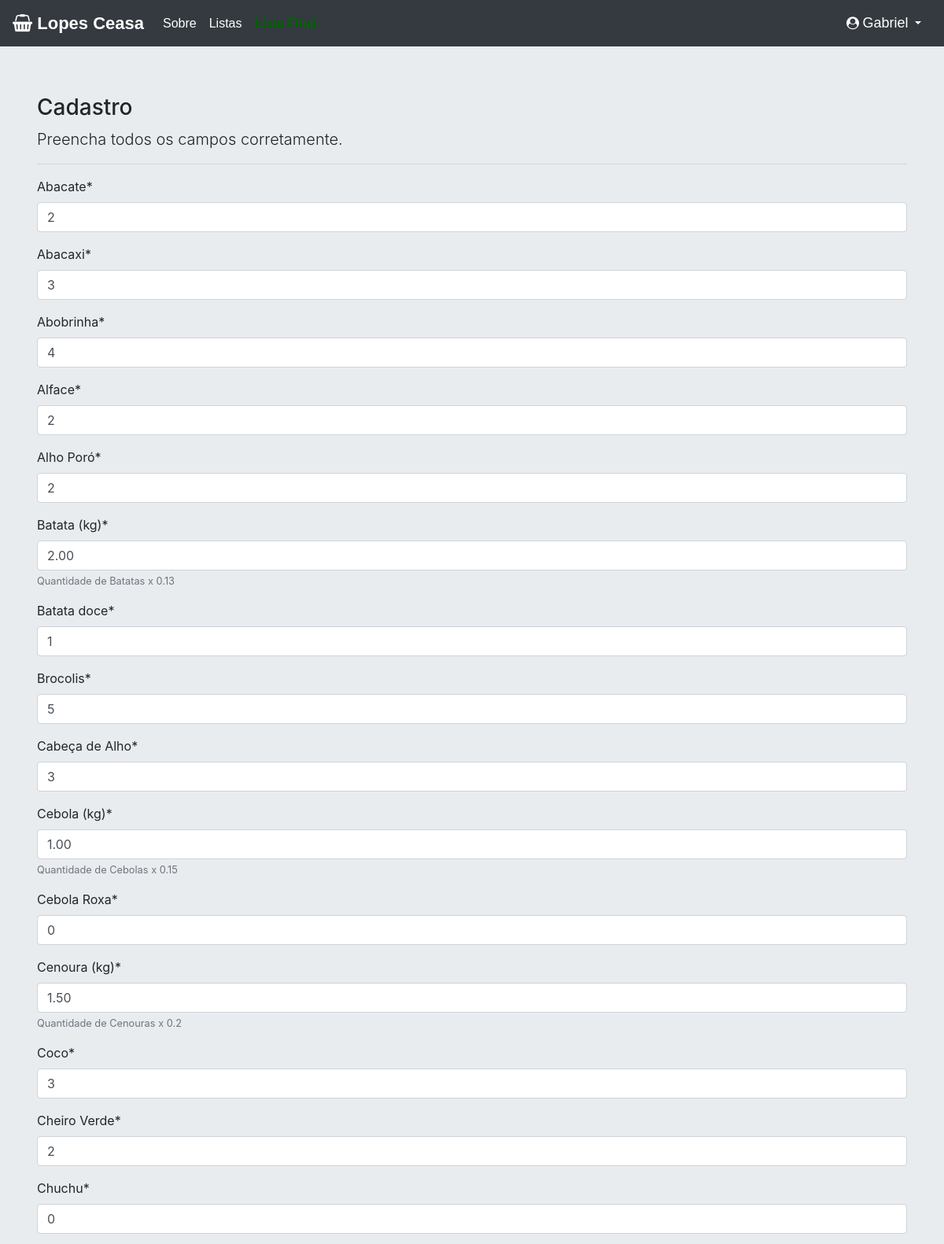
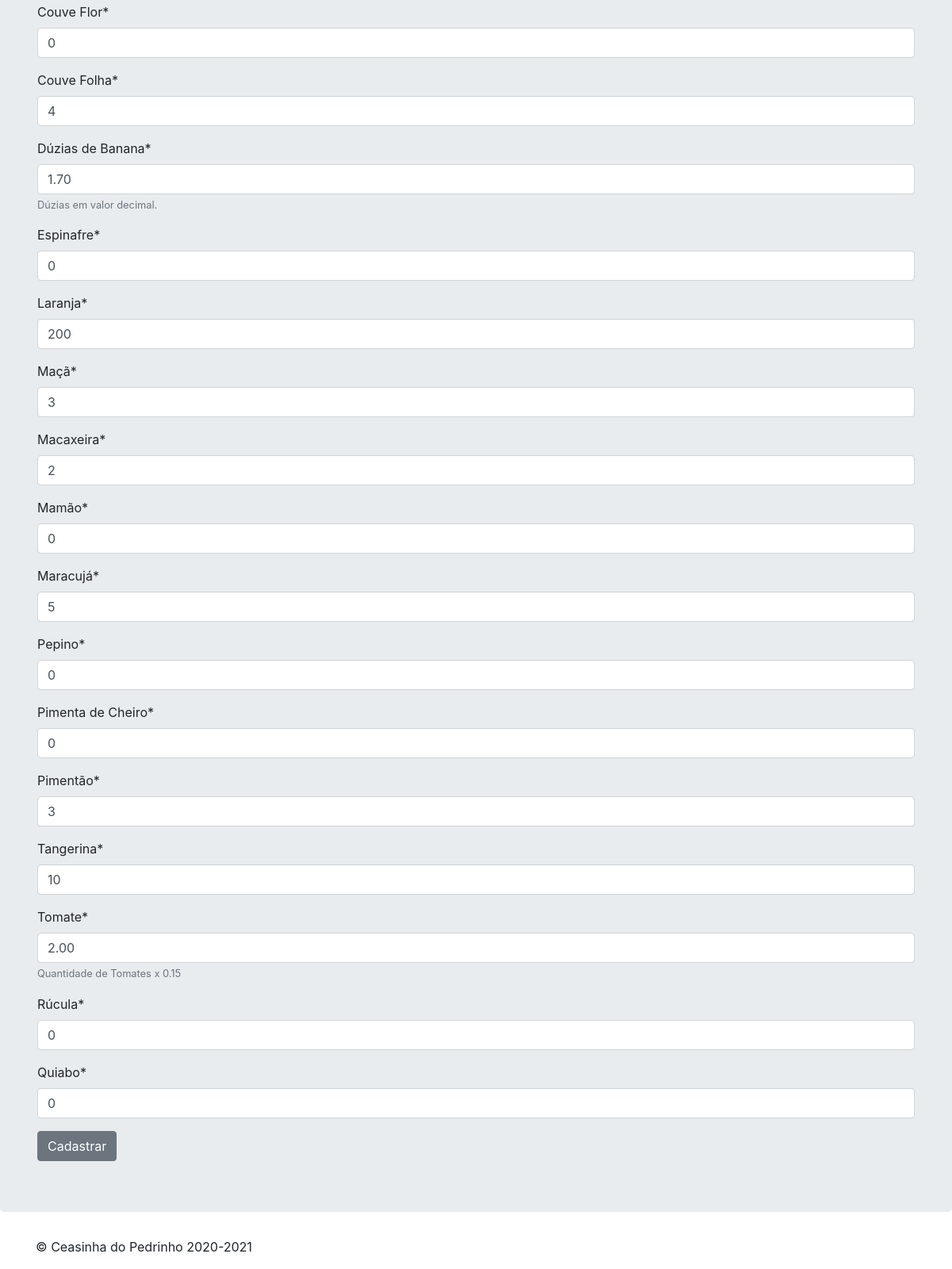
Page /editar/verduras/7 (signed in) on the committed database (2 pictures, top to bottom).
### cadastros/models.py (models this page shows, shortened)
class Verdura(models.Model):
    data = models.DateField(default=timezone.now)
    usuario = models.ForeignKey(User, on_delete=models.PROTECT)
    abacate = models.IntegerField(default=0)
    abacaxi = models.IntegerField(default=0)
    abobrinha = models.IntegerField(default=0)
    alface = models.IntegerField(default=0)
    alho_poro = models.IntegerField(default=0, verbose_name='Alho Poró')
    batata = models.DecimalField(default=0, verbose_name='Batata (kg)', help_text='Quantidade de Batatas x 0.13', decimal_places=2, max_digits=5)
    batata_doce = models.IntegerField(default=0)
    brocolis = models.IntegerField(default=0)
    cabeca_de_alho = models.IntegerField(default=0, verbose_name='Cabeça de Alho')
    cebola = models.DecimalField(default=0, verbose_name='Cebola (kg)', max_digits=5, decimal_places=2, help_text='Quantidade de Cebolas x 0.15')
    cebola_roxa = models.IntegerField(default=0, verbose_name='Cebola Roxa')
    cenoura = models.DecimalField(default=0, verbose_name='Cenoura (kg)',
                                  help_text='Quantidade de Cenouras x 0.2', decimal_places=2, max_digits=5)
    coco = models.IntegerField(default=0)
    cheiro_verde = models.IntegerField(default=0, verbose_name='Cheiro Verde')
    chuchu = models.IntegerField(default=0)
    couve_flor = models.IntegerField(default=0, verbose_name='Couve Flor')
    couve_folha = models.IntegerField(default=0, verbose_name='Couve Folha')
    banana = models.DecimalField(
        default=0, verbose_name='Dúzias de Banana',
         decimal_places=2, max_digits=5, help_text='Dúzias em valor decimal.')
    espinafre = models.IntegerField(default=0)
    laranja = models.IntegerField(default=0)
    maca = models.IntegerField(default=0, verbose_name='Maçã')
    macaxeira = models.IntegerField(default=0)
    mamao = models.IntegerField(default=0, verbose_name='Mamão')
    maracuja = models.IntegerField(default=0, verbose_name='Maracujá')
    pepino = models.IntegerField(default=0)
    pimenta_de_cheiro = models.IntegerField(default=0, verbose_name='Pimenta de Cheiro')
    pimentao = models.IntegerField(default=0, verbose_name='Pimentão')
    tangerina = models.IntegerField(default=0)
    tomate = models.DecimalField(default=0, decimal_places=2, max_digits=5, help_text='Quantidade de Tomates x 0.15')
    rucula = models.IntegerField(default=0, verbose_name='Rúcula')
    quiabo = models.IntegerField(default=0)

### cadastros/views.py (the view)
# urls.py: path('editar/verduras/<int:pk>', VerduraUpdate.as_view(), name='editar-verduras'),
class VerduraUpdate(GroupRequiredMixin, LoginRequiredMixin, UpdateView):
    group_required = u'Família'
    login_url = reverse_lazy('login')
    model = Verdura
    a = []
    for v in vegetables.keys():
        a.append(v)
    fields = a.copy()
    template_name = 'cadastros/form.html'
    success_url = reverse_lazy('listar-verduras')

### cadastros/templates/cadastros/form.html (shortened to what this page needs)
{% extends "paginas/templates/modelopro.html" %}
{%load static%}
{% load crispy_forms_tags %}
{%block principal%}
<h3>Cadastro</h3>
<p class="lead">
    Preencha todos os campos corretamente.
</p>
<hr>
<form action="" method="POST">
    {{ form|crispy }}
    <button type="submit" class="btn btn-secondary">Cadastrar</button>
</form>
{%endblock%}

### paginas/templates/modelopro.html (shortened to what this page needs)
{% load static %}
<!DOCTYPE html>
<html lang="pt-BR">
  <head>
<link href="{% static 'css/bootstrap.css' %}" rel="stylesheet">
<link rel="stylesheet" href="https://maxcdn.bootstrapcdn.com/font-
awesome/4.7.0/css/font-awesome.min.css">
    <link href="{% static 'css/jumbotron.css' %}" rel="stylesheet">
  </head>
  <body>
    {% block navbar %}
  <div class="container">
    <nav class="navbar navbar-expand-md navbar-dark fixed-top bg-dark">
      <a class="navbar-brand" href="{% url 'index' %}" style="font-weight: bold; font-size: 22px; font-family:sans-serif;">
        <i class="fa fa-shopping-basket" aria-hidden="true" ></i>
        Lopes Ceasa
      </a>
      <div class="collapse navbar-collapse" id="navbarsExampleDefault">
        <ul class="navbar-nav mr-auto">
          <li class="nav-item active">
            <a class="nav-link" href="{% url 'sobre' %}" style="font-family: sans-serif;">
              Sobre <span class="sr-only">(atual)</span>
            </a>
          </li>
          {% if request.user.is_authenticated%}
          <li class="nav-item active">
            <a class="nav-link" href="{% url 'listar-verduras-total' %}" style="font-family: sans-serif;" >
              Listas
            </a>
          </li>
          <li class="nav-item active">
            <a class="nav-link" href="{% url 'listar-verduras-final' %}" style="font-family: sans-serif; font-weight: bold; color: darkgreen;">
            </a>
          </li>
          {%endif%}
        </ul>
        <ul class="navbar-nav">
          {% if request.user.is_authenticated%}
          <div class="btn-group">
            <button class="btn btn-dark dropdown-toggle" type="button" id="triggerId" data-toggle="dropdown" aria-haspopup="true"
                aria-expanded="false">
                <i class="fa fa-user-circle"></i>
                <span id="username" style="font-size: 18px; font-family: sans-serif;">{{request.user}}</span>
            </button>
          </div>
          {% else %}
          <li class="nav-item active">
            <a class="nav-link" href="{% url 'login' %}" style="font-family: sans-serif;">
              <i class="fa fa-sign-in" aria-hidden="true"></i>
              Login
            </a>
          {%endif%}
        </ul>
      </div>
    </nav>
  </div>
<main role="main">
  {% endblock %}
<main role="main">
  <div class="jumbotron">
    <div class="container">
      {% block principal %}{% endblock %}
</main>
{% block rodape %}
<footer class="container">
  <p>&copy; Ceasinha do Pedrinho 2020-2021</p>
</footer>
{% endblock %}
</html>

### paginas/static/css/jumbotron.css (style rules this page uses)
body { padding-top: 3.5rem; }

### rows in the picture
Verdura: abacate "2", abacaxi "3", abobrinha "4", alface "2", alho_poro "2", batata "2.00", batata_doce "1", brocolis "5", cabeca_de_alho "3", cebola "1.00", cebola_roxa "0", cenoura "1.50", coco "3", cheiro_verde "2", chuchu "0", couve_flor "0", couve_folha "4", banana "1.70", espinafre "0", laranja "200", maca "3", macaxeira "2", mamao "0", maracuja "5", pepino "0", pimenta_de_cheiro "0", pimentao "3", tangerina "10", tomate "2.00", rucula "0", quiabo "0"

### other values in the picture
{{ request.user }} "Gabriel"
